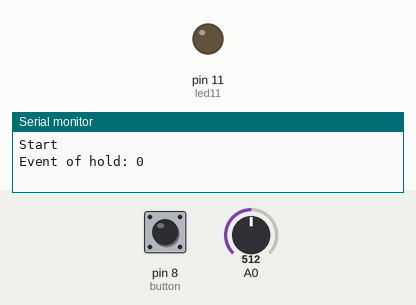
The sketch below on a simulated Arduino Uno, built with avr-gcc and run on an emulated ATmega328P. Parts: output pins drawn as LEDs (lit = HIGH), the last lines printed to the serial monitor. Inputs (shaded band) come from the test bench; at power-on: pin 8 (button) HIGH, A0 = 512.

Above: at 1.2 s.
1.3 s: pin 8 (button) pulled LOW for 3.2 s
At 4.7 s:
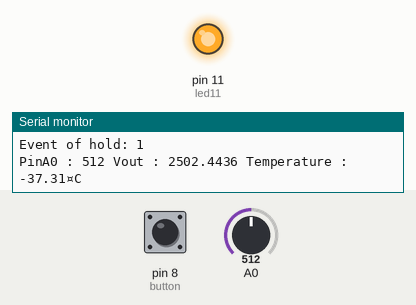
Timing chart, 0 to 6.2 s (numbered marks = the images above; inputs shaded):
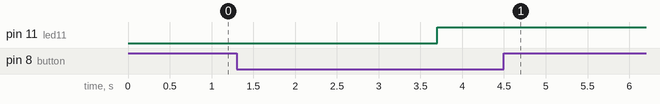

The sketch:

button_hold.ino
```cpp
int PinA0 = 0;
int led11 = 11; // LED11 use to learn how button work
int led12 = 12; // LED12 for extra function
int button = 8;

unsigned long waitTime = 1000; // time hold button

boolean ledStatus = 0 ;        //LED11 off as default
boolean lastledStatus = 1;

boolean lastButtonStatus = 1;
boolean buttonLongPress = 1;

unsigned long lastChangedTime;

float Vout = 0;
float Temp = 0;

/* Function prototype */
void Led_blink();
void Temperature();

void setup() {
  // put your setup code here, to run once:
  pinMode(led11, OUTPUT);
  pinMode(button, INPUT_PULLUP);

  digitalWrite(led11, ledStatus);

  Serial.begin(9600);
  Serial.println("Start");
}

void loop() {
  // put your main code here, to run repeatedly:
  boolean reading = digitalRead(button);
  if(reading != lastButtonStatus){
    lastButtonStatus = reading;
    lastChangedTime = millis();

    Serial.print("Change state of button at: ");
    Serial.print(lastChangedTime);
    Serial.print(". Now state is: ");
    Serial.println(lastButtonStatus);
    lastledStatus =! ledStatus; /* use for hold button */
                                /* not changing the state when hold button */
                                /* but will change the state for next hold button */
  }
  if(millis() - lastChangedTime > waitTime){
    buttonLongPress = reading;
    lastChangedTime = millis();
    Serial.print("Event of hold: ");
    Serial.println(!buttonLongPress);
  }
  if(buttonLongPress == false){
    ledStatus = lastledStatus;
    buttonLongPress = true;
  }
  if(ledStatus == 1){
    Led_blink();
    Temperature();
  }
  digitalWrite(led11, ledStatus);
}

void Led_blink(){
  digitalWrite(led12, HIGH);
  delay(200);
  digitalWrite(led12, LOW);
  delay(200);
}

void Temperature(){
  PinA0 = analogRead(A0);
  Vout = PinA0 / 0.2046;

  Temp = (Vout - 2098.84)/-10.817; /* range of temperature -10¤C to 50¤C */
                                   /* Caculated by equation V - V1 = (V2-V1)/(T2-T1)*(T-T1)  */
  Serial.print("PinA0 : ");
  Serial.print(PinA0);
  Serial.print(" Vout : ");
  Serial.print(Vout, 4);
  Serial.print(" Temperature : ");
  Serial.print(Temp);
  Serial.print("¤C");
  Serial.println();
  delay(1000);
}
```

Measured:
- after the input at 1.3 s, pin 11 (led11): LOW → HIGH after 2.4 s
